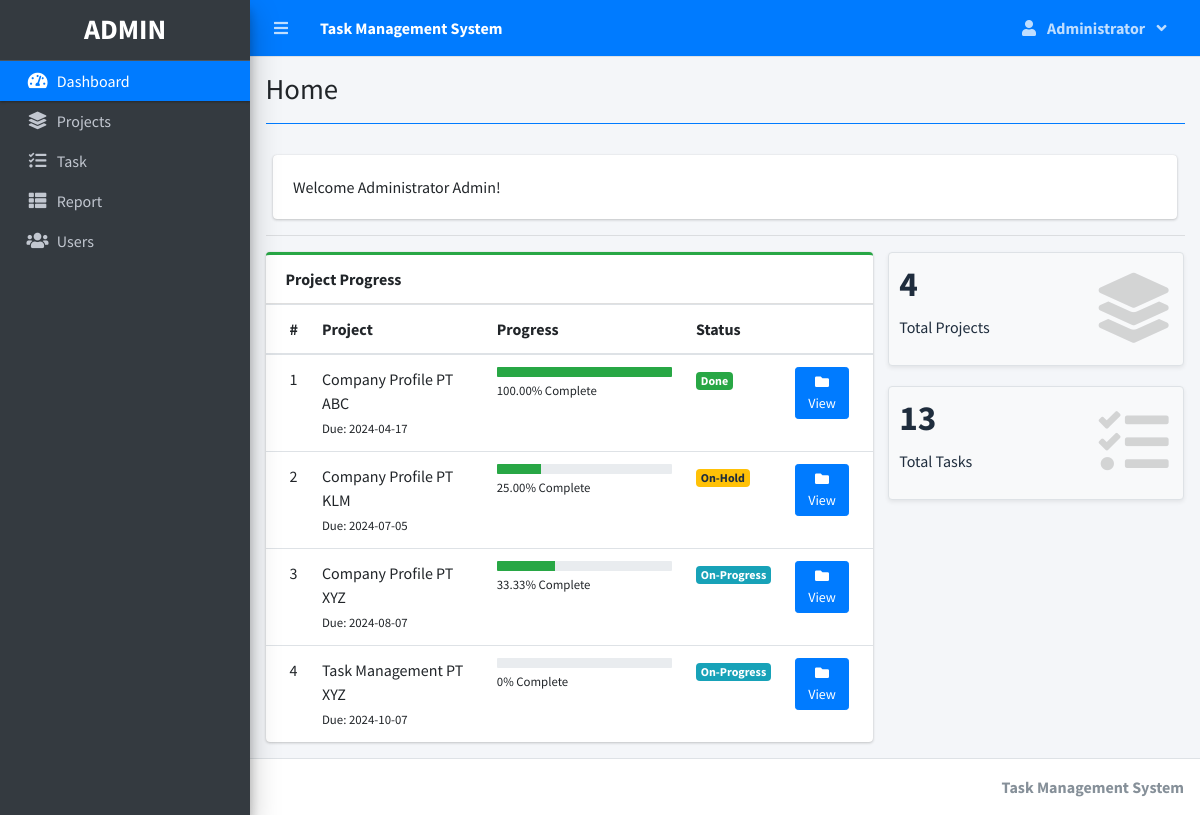
The page / (signed in) on the database its author committed.
### tables this page shows
CREATE TABLE `project_list` (
  `id` int(30) NOT NULL,
  `name` varchar(200) NOT NULL,
  `description` text NOT NULL,
  `status` tinyint(2) NOT NULL,
  `start_date` date NOT NULL,
  `end_date` date NOT NULL,
  `manager_id` int(30) NOT NULL,
  `user_ids` text NOT NULL,
  `date_created` datetime NOT NULL DEFAULT current_timestamp()
);

### home.php (the view, shortened to what this page needs)
<?php include('db_connect.php') ?>
<div class="col-12">
  <div class="card">
    <div class="card-body">
      Welcome <?php echo $_SESSION['login_name'] ?>!
    </div>
  </div>
</div>
<hr>
<?php
$where2 = "";
?>
<div class="row">
  <div class="col-md-8">
    <div class="card card-outline card-success">
      <div class="card-header">
        <b>Project Progress</b>
      </div>
      <div class="card-body p-0">
        <div class="table-responsive">
          <table class="table m-0 table-hover">
            <colgroup>
              <col width="5%">
              <col width="30%">
              <col width="35%">
              <col width="15%">
              <col width="15%">
            </colgroup>
            <thead>
              <th>#</th>
              <th>Project</th>
              <th>Progress</th>
              <th>Status</th>
              <th></th>
            </thead>
            <tbody>
              <?php
              $i = 1;
              $stat = array("Pending", "Started", "On-Progress", "On-Hold", "Over Due", "Done");
              $where = "";
              $qry = $conn->query("SELECT * FROM project_list $where order by name asc");
              while ($row = $qry->fetch_assoc()) :
                $tprog = $conn->query("SELECT * FROM task_list where project_id = {$row['id']}")->num_rows;
                $cprog = $conn->query("SELECT * FROM task_list where project_id = {$row['id']} and status = 3")->num_rows;
                $prog = $tprog > 0 ? ($cprog / $tprog) * 100 : 0;
                $prog = $prog > 0 ?  number_format($prog, 2) : $prog;
                $prod = $conn->query("SELECT * FROM user_productivity where project_id = {$row['id']}")->num_rows;
                if ($row['status'] == 0 && strtotime(date('Y-m-d')) >= strtotime($row['start_date'])) :
                  if ($prod  > 0  || $cprog > 0)
                    $row['status'] = 2;
                  else
                    $row['status'] = 1;
                elseif ($row['status'] == 0 && strtotime(date('Y-m-d')) > strtotime($row['end_date'])) :
                  $row['status'] = 4;
                endif;
              ?>
                <tr>
                  <td>
                    <?php echo $i++ ?>
                  </td>
                  <td>
                    <a>
                      <?php echo ucwords($row['name']) ?>
                    </a>
                    <br>
                    <small>
                      Due: <?php echo date("Y-m-d", strtotime($row['end_date'])) ?>
                    </small>
                  </td>
                  <td class="project_progress">
                    <div class="progress progress-sm">
                      <div class="progress-bar bg-green" role="progressbar" aria-valuenow="57" aria-valuemin="0" aria-valuemax="100" style="width: <?php echo $prog ?>%">
                      </div>
                    </div>
                    <small>
                      <?php echo $prog ?>% Complete
                    </small>
                  </td>
                  <td class="project-state">
                    <?php
                    if ($stat[$row['status']] == 'Pending') {
                      echo "<span class='badge badge-secondary'>{$stat[$row['status']]}</span>";
                    } elseif ($stat[$row['status']] == 'Started') {
                      echo "<span class='badge badge-primary'>{$stat[$row['status']]}</span>";
                    } elseif ($stat[$row['status']] == 'On-Progress') {
                      echo "<span class='badge badge-info'>{$stat[$row['status']]}</span>";
                    } elseif ($stat[$row['status']] == 'On-Hold') {
                      echo "<span class='badge badge-warning'>{$stat[$row['status']]}</span>";
                    } elseif ($stat[$row['status']] == 'Over Due') {
                      echo "<span class='badge badge-danger'>{$stat[$row['status']]}</span>";
                    } elseif ($stat[$row['status']] == 'Done') {
                      echo "<span class='badge badge-success'>{$stat[$row['status']]}</span>";
                    }
                    ?>
                  </td>
                  <td>
                    <a class="btn btn-primary btn-sm" href="./index.php?page=view_project&id=<?php echo $row['id'] ?>">
                      <i class="fas fa-folder">
                      </i>
                      View
                    </a>
                  </td>
                </tr>
              <?php endwhile; ?>
            </tbody>
          </table>
        </div>
      </div>
    </div>
  </div>
  <div class="col-md-4">
    <div class="row">
      <div class="col-12 col-sm-6 col-md-12">
        <div class="small-box bg-light shadow-sm border">
          <div class="inner">
            <h3><?php echo $conn->query("SELECT * FROM project_list $where")->num_rows; ?></h3>
            <p>Total Projects</p>
          </div>
          <div class="icon">
            <i class="fa fa-layer-group"></i>
          </div>
        </div>
      </div>
      <div class="col-12 col-sm-6 col-md-12">
        <div class="small-box bg-light shadow-sm border">
          <div class="inner">
            <h3><?php echo $conn->query("SELECT t.*,p.name as pname,p.start_date,p.status as pstatus, p.end_date,p.id as pid FROM task_list t inner join project_list p on p.id = t.project_id $where2")->num_rows; ?></h3>
            <p>Total Tasks</p>
          </div>
          <div class="icon">
            <i class="fa fa-tasks"></i>
          </div>
        </div>
      </div>
    </div>
  </div>
</div>

### rows shown on the page
project_list: name "Company Profile PT ABC", end_date "2024-04-17", prog "100.00", status "Done"
project_list: name "Company Profile PT KLM", end_date "2024-07-05", prog "25.00", status "On-Hold"
project_list: name "Company Profile PT XYZ", end_date "2024-08-07", prog "33.33", status "On-Progress"
project_list: name "Task Management PT XYZ", end_date "2024-10-07", prog "0", status "On-Progress"

### other values the page prints
$_SESSION['system']['name'] "Task Management System"
$_SESSION['login_firstname'] "Administrator"
$title "Home"
$_SESSION['login_name'] "Administrator Admin"
$conn->query("SELECT * FROM project_list $where")->num_rows "4"
